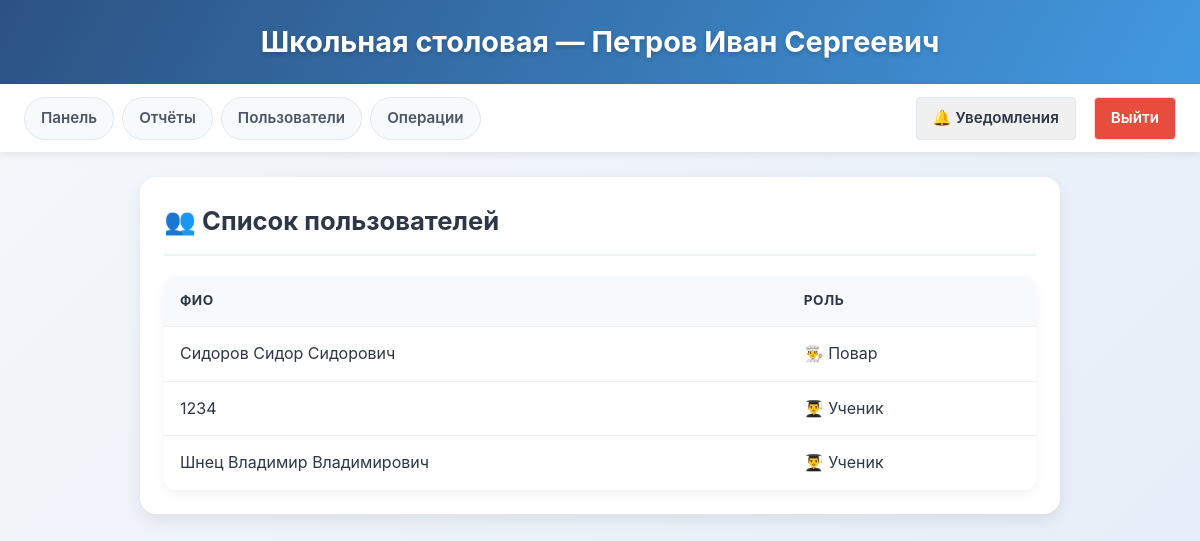
/admin/users (signed in), run on an earlier commit of the app's database.
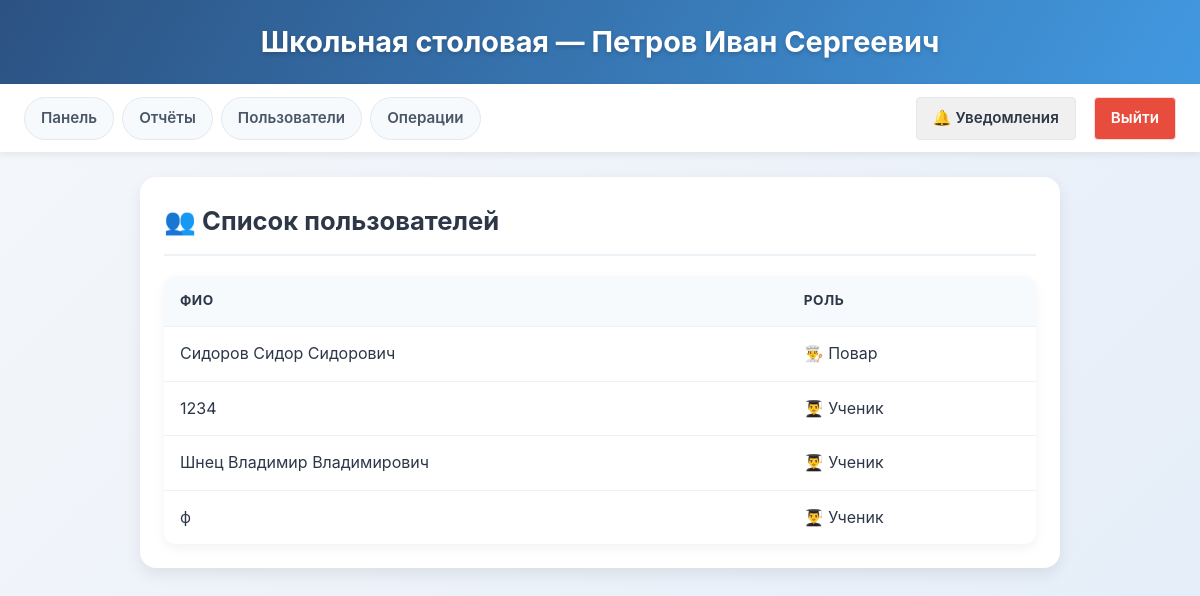
And on a later commit of the database.
### tables this page shows
CREATE TABLE users (
                id INTEGER PRIMARY KEY AUTOINCREMENT,
                full_name TEXT UNIQUE NOT NULL,
                password_hash TEXT NOT NULL,
                role TEXT NOT NULL CHECK(role IN ('student', 'cook', 'admin')),
                created_at TIMESTAMP DEFAULT CURRENT_TIMESTAMP
            );

### app.py (the view)
@app.route('/admin/users')
def admin_users():
    if session.get('role') != 'admin':
        return redirect(url_for('login'))
    db = get_db()
    unread_count = get_unread_notifications_count(session['user_id'], db)
    users = db.execute('''
        SELECT id, full_name, role
        FROM users
        WHERE role IN ('student', 'cook')
        ORDER BY role, full_name
    ''').fetchall()
    return render_template('admin/users.html', users=users, unread_count=unread_count)

### app.py (called while the page is built)
def get_db():
    db = getattr(g, '_database', None)
    if db is None:
        db = g._database = sqlite3.connect(DATABASE)
        db.row_factory = sqlite3.Row
    return db

@app.teardown_appcontext
def close_connection(exception):
    db = getattr(g, '_database', None)
    if db is not None:
        db.close()

def get_unread_notifications_count(user_id, db):
    count = db.execute('SELECT COUNT(*) FROM notifications WHERE user_id = ? AND is_read = 0', (user_id,)).fetchone()
    return count[0] if count else 0

### templates/admin/users.html
{% extends "base.html" %}
{% block content %}
<div class="card">
    <div class="card-header">
        <h2>👥 Список пользователей</h2>
    </div>
    {% if users %}
        <table>
            <thead>
                <tr>
                    <th>ФИО</th>
                    <th>Роль</th>
                </tr>
            </thead>
            <tbody>
                {% for u in users %}
                <tr>
                    <td>{{ u.full_name }}</td>
                    <td>
                        {% if u.role == 'student' %}
                            👨‍🎓 Ученик
                        {% else %}
                            👨‍🍳 Повар
                        {% endif %}
                    </td>
                </tr>
                {% endfor %}
            </tbody>
        </table>
    {% else %}
        <p>Пользователей нет.</p>
    {% endif %}
</div>
{% endblock %}

### templates/base.html (shortened to what this page needs)
<!DOCTYPE html>
<html lang="ru">
<head>
    <link rel="stylesheet" href="{{ url_for('static', filename='style.css') }}">
</head>
<body>
    <header>
        <h1>Школьная столовая — {{ session.full_name or 'Гость' }}</h1>
    </header>
    {% if session.user_id %}
    <nav>
        {% if session.role == 'student' %}
            <a href="{{ url_for('student_dashboard') }}">Главная</a>
            <a href="{{ url_for('student_menu') }}">Меню</a>
            <a href="{{ url_for('student_payment') }}">Баланс и абонементы</a>
            <a href="{{ url_for('student_profile') }}">Профиль</a>
            <a href="{{ url_for('student_reviews') }}">Отзывы</a>
        {% elif session.role == 'cook' %}
            <a href="{{ url_for('cook_dashboard') }}">Выдача питания</a>
            <a href="{{ url_for('cook_inventory') }}">Склад</a>
            <a href="{{ url_for('cook_prepare') }}">Приготовление</a>
            <a href="{{ url_for('cook_prepared') }}">Готовые блюда</a>
        {% elif session.role == 'admin' %}
            <a href="{{ url_for('admin_dashboard') }}">Панель</a>
            <a href="{{ url_for('admin_reports') }}">Отчёты</a>
            <a href="{{ url_for('admin_users') }}">Пользователи</a>
            <a href="{{ url_for('admin_operations') }}">Операции</a>
        {% endif %}
        <a href="{{ url_for('notifications') }}"
           style="margin-left: auto; background: #f0f0f0; color: #2d3748; padding: 8px 16px; border-radius: 4px; text-decoration: none; position: relative;">
            🔔 Уведомления
        </a>
        <a href="{{ url_for('logout') }}"
           style="margin-left: 10px; background: #e74c3c; color: white; padding: 8px 16px; border-radius: 4px; text-decoration: none;">
            Выйти
        </a>
    </nav>
    {% endif %}
    <div class="container">
        {% block content %}{% endblock %}
    </div>
</body>
</html>

### static/style.css (style rules this page uses)
* { margin: 0; padding: 0; box-sizing: border-box; }
body { font-family: 'Inter', -apple-system, BlinkMacSystemFont, 'Segoe UI', Roboto, sans-serif; background: linear-gradient(135deg, #f5f7fa 0%, #e4edf9 100%); color: #2d3748; min-height: 100vh; padding-bottom: 40px; line-height: 1.6; }
header { background: linear-gradient(120deg, #2c5282, #4299e1); color: white; padding: 1.2rem 2rem; text-align: center; box-shadow: 0 4px 12px rgba(0,0,0,0.1); position: relative; overflow: hidden; }
header h1 { font-weight: 700; font-size: 1.8rem; position: relative; z-index: 2; text-shadow: 0 2px 4px rgba(0,0,0,0.2); }
nav { background: white; padding: 0.8rem 1.5rem; display: flex; flex-wrap: wrap; justify-content: center; gap: 8px; box-shadow: 0 2px 8px rgba(0,0,0,0.08); position: sticky; top: 0; z-index: 100; }
nav a { text-decoration: none; color: #4a5568; padding: 8px 16px; border-radius: 30px; font-weight: 600; font-size: 0.95rem; transition: all 0.25s ease; background: #f7fafc; border: 1px solid #e2e8f0; }
nav a[href$="/logout"] { background: #fee; color: #e53e3e; border-color: #fed7d7; margin-left: auto; }
.container { max-width: 960px; margin: 25px auto; padding: 0 20px; }
.card { background: white; border-radius: 16px; box-shadow: 0 6px 16px rgba(0,0,0,0.08); padding: 24px; margin-bottom: 24px; transition: transform 0.2s, box-shadow 0.2s; }
.card-header { margin-bottom: 20px; padding-bottom: 12px; border-bottom: 2px solid #edf2f7; }
.card-header h2 { font-size: 1.6rem; color: #2d3748; font-weight: 700; display: flex; align-items: center; gap: 10px; }
table { width: 100%; border-collapse: collapse; margin-top: 16px; border-radius: 12px; overflow: hidden; box-shadow: 0 4px 12px rgba(0,0,0,0.05); }
th, td { padding: 14px 16px; text-align: left; border-bottom: 1px solid #edf2f7; }
th { background: #f7fafc; font-weight: 700; color: #2d3748; text-transform: uppercase; font-size: 0.85rem; letter-spacing: 0.5px; }
tr:last-child td { border-bottom: none; }

What changed in the data, as far as the page shows it:
added users: full_name "ф", role "👨‍🎓 Ученик"
